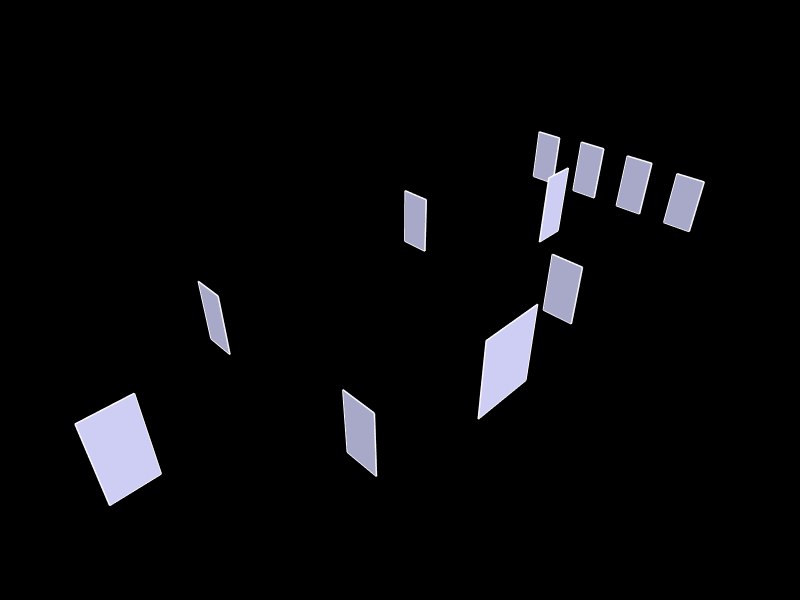

Notebook code cell kept with this figure:
### Code cell
Topology.Show(objects_doors,
              faceColor=[210,210,250],
              faceOpacity=1,
              edgeColor="white",
              edgeWidth=3,
              showVertices=False,
              backgroundColor="black",
              width=800,
              height=600,
              renderer = renderer)

### Figure 1 — Plotly figure (JSON) as saved in the notebook; plotly's stock layout.template omitted (floating-point values rounded to 4 significant figures; data arrays with more than 128 entries replaced by an {"elided": "..."} marker saying what was removed)
{"data": [{"hoverinfo": "text", "legendgroup": "2", "legendrank": 2, "line": {"color": "white", "dash": "solid", "width": 3}, "marker": {"size": 0}, "mode": "lines", "name": "1: default (Edges)", "showlegend": false, "text": "", "type": "scatter3d", "x": {"elided": "180 float values"}, "y": {"elided": "180 float values"}, "z": {"elided": "180 float values"}}, {"cmax": 1, "cmin": 0, "color": "#D2D2FA", "colorscale": [[0, "#440154"], [0.1111, "#482878"], [0.2222, "#3e4989"], [0.3333, "#31688e"], [0.4444, "#26828e"], [0.5556, "#1f9e89"], [0.6667, "#35b779"], [0.7778, "#6ece58"], [0.8889, "#b5de2b"], [1, "#fde725"]], "flatshading": true, "hoverinfo": "text", "hovertext": "", "i": [0, 0, 4, 4, 8, 8, 12, 12, 16, 16, 20, 20, 24, 24, 28, 28, 32, 32, 36, 36, 40, 40, 44, 44, 48, 48, 52, 52, 56, 56], "j": [1, 2, 5, 6, 9, 11, 13, 14, 17, 18, 21, 22, 25, 26, 29, 31, 33, 34, 37, 38, 41, 42, 45, 46, 49, 50, 53, 54, 57, 58], "k": [2, 3, 6, 7, 10, 9, 14, 15, 18, 19, 22, 23, 26, 27, 30, 29, 34, 35, 38, 39, 42, 43, 46, 47, 50, 51, 54, 55, 58, 59], "legendgroup": "3", "legendrank": 3, "lighting": {"facenormalsepsilon": 0}, "name": "1: default (Faces)", "opacity": 1, "showlegend": false, "showscale": false, "text": "", "type": "mesh3d", "x": [1, 1, -1, -1, -12, -12, -12, -12, -4, -4, -4, -4, -12, -12, -12, -12, -7.4, -7.4, -8.6, -8.6, -12, -12, -12, -12, -12, -12, -12, -12, -4, -4, -4, -4, 12, 12, 12, 12, 4, 4, 4, 4, 12, 12, 12, 12, 8.6, 8.6, 7.4, 7.4, 12, 12, 12, 12, 12, 12, 12, 12, 4, 4, 4, 4], "y": [0, 0, 0, 0, 0.5, 0.5, 1.5, 1.5, 0.5, 1.5, 1.5, 0.5, 2.5, 2.5, 3.5, 3.5, 4, 4, 4, 4, 4.5, 4.5, 5.5, 5.5, 6.5, 6.5, 7.5, 7.5, 6.5, 7.5, 7.5, 6.5, 0.5, 0.5, 1.5, 1.5, 0.5, 0.5, 1.5, 1.5, 2.5, 2.5, 3.5, 3.5, 4, 4, 4, 4, 4.5, 4.5, 5.5, 5.5, 6.5, 6.5, 7.5, 7.5, 6.5, 6.5, 7.5, 7.5], "z": [0, 2.5, 2.5, 0, 0, 2, 2, 0, 2, 0, 2, 0, 0, 2.1, 2.1, 0, 0, 2.5, 2.5, 0, 0, 2.1, 2.1, 0, 0, 2, 2, 0, 2, 0, 2, 0, 2, 0, 0, 2, 0, 2, 2, 0, 2.1, 0, 0, 2.1, 0, 2.5, 2.5, 0, 2.1, 0, 0, 2.1, 2, 0, 0, 2, 0, 2, 2, 0]}], "layout": {"autosize": true, "height": 600, "margin": {"b": 40, "l": 40, "r": 40, "t": 40}, "paper_bgcolor": "#000000", "plot_bgcolor": "#000000", "scene": {"aspectmode": "data", "camera": {"center": {"x": 0, "y": 0, "z": 0}, "eye": {"x": -1.25, "y": -1.25, "z": 1.25}, "projection": {"type": "perspective"}, "up": {"x": 0, "y": 0, "z": 1}}, "xaxis": {"visible": false}, "yaxis": {"visible": false}, "zaxis": {"visible": false}}, "showlegend": true, "width": 800, "xaxis": {"showgrid": false, "visible": false, "zeroline": false}, "yaxis": {"showgrid": false, "visible": false, "zeroline": false}}}
